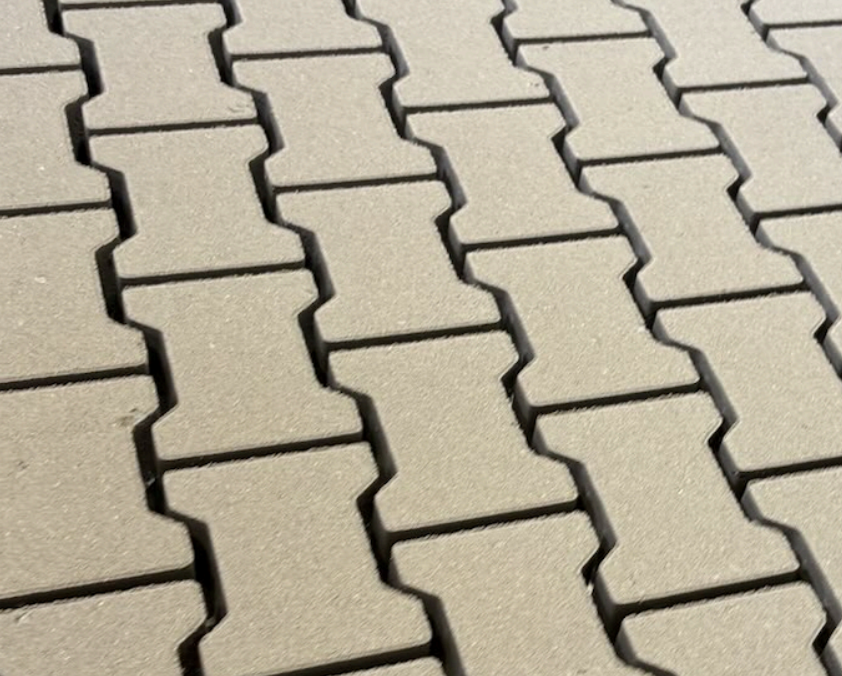
#> input picture src/kostka2.png, 842 x 676 px
$ python zadanie7.py
#> lines starting #> are read from the running program, lines starting #| are printed output that depends on the picture; after the words box and inside, x2 and y2 are one past the last pixel; in counts of white or black regions, pixels touching at a corner belong together; long printed decimals are rounded
# import the necessary packages

import cv2
import imutils
import numpy as np
import pandas as pd


image = cv2.imread('src/kostka2.png')
#> image is the input picture: shape (676, 842, 3); mean B, G, R 150.9, 170, 178.1
#print(image.shape)
#Im wyższa rozdzielczość tym lepsza jakość
new_width=int(image.shape[1]*0.8)
#> new_width = 673
resized = imutils.resize(image, width=new_width)
#print(resized.shape)
ratio = image.shape[0] / float(resized.shape[0])
#> ratio = 1.25

thresh = cv2.threshold(resized, 140, 255, cv2.THRESH_BINARY)[1]
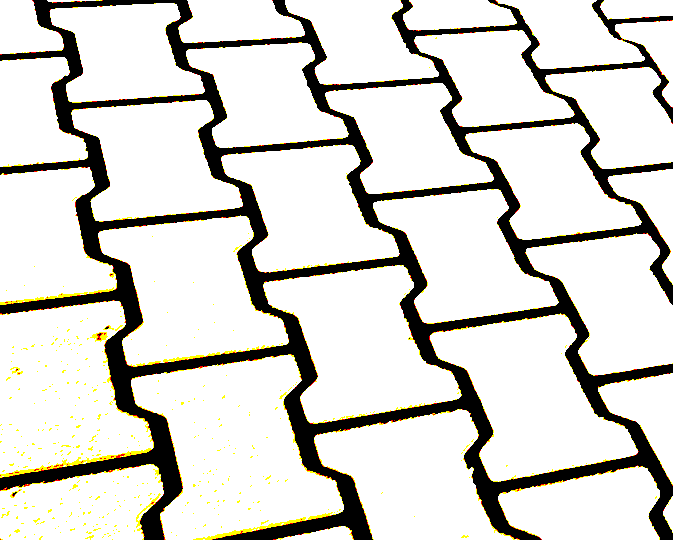
#> thresh: shape (540, 673, 3); mean B, G, R 208.1, 213, 214.2
grey = cv2.cvtColor(thresh, cv2.COLOR_BGR2GRAY)
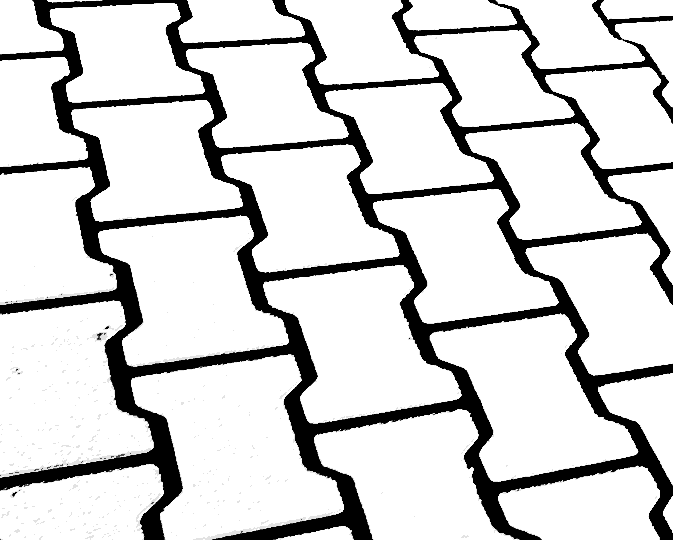
#> grey: shape (540, 673); min 0, max 255, mean 212.8

cnts = cv2.findContours(grey.copy(), cv2.RETR_EXTERNAL, cv2.CHAIN_APPROX_NONE)
#> cnts = 31 contours; largest, box (x1, y1, x2, y2) and area: (131, 354, 344, 540) 24354, (0, 300, 154, 478) 19634, (429, 313, 639, 482) 18764, (263, 265, 462, 424) 18108, (98, 215, 289, 367) 17890
cnts = imutils.grab_contours(cnts)

minimal_px_size = 500
maximum_px_size = 30000
puzzle_counter=0
# loop over the contours

kostki = []

for i, c in enumerate(cnts):

    area = cv2.contourArea(c)
    if (minimal_px_size < area  < maximum_px_size):
    # multiply the contour (x, y)-coordinates by the resize ratio,
    # then draw the contours and the name of the shape on the image


        c = c.astype("float")
        c *= ratio
        c = c.astype("int")
        x, y, w, h = cv2.boundingRect(c)
        resized_area = cv2.contourArea(c)
        puzzle_counter += 1
        (mid_x , mid_y)=(int(x+(w/2)),int(y+(h/2)))


        mask = np.zeros(image.shape[:2], dtype="uint8") # Create mask where white
        cv2.drawContours(mask, [c], -1, 255, -1) # Draw filled contour in mask

        segmented_brick = cv2.bitwise_and(image, image, mask=mask)
        roi = segmented_brick[y:y + h, x:x + w]

        cv2.drawContours(image, [c], -1, (0, 255, 0), 2)

        cv2.putText(image, f"{puzzle_counter}", (mid_x, mid_y), cv2.FONT_HERSHEY_SIMPLEX, fontScale=1, color=(0, 255, 0),
                    thickness=2)
        kostki.append({'id': i, 'width': w, 'height': h, 'area': resized_area})
#> this loop made 31 passes
#> (area, x, y, w, h, resized_area, mid_x, mid_y) on passes 1, 3, 4, 5, 6, 7, 8, 9, 10, 11, 12, 13: (547, 341, 658, 101, 17, 839, 391, 666), (8896.5, 623, 582, 202, 93, 13901, 724, 628), (9500, 0, 580, 205, 95, 14828, 102, 627), (15985.5, 393, 512, 257, 163, 24981.5, 521, 593), (3860, 748, 466, 94, 142, 6103.5, 795, 537), (24354, 163, 443, 267, 232, 38155, 296, 559), (18764, 537, 391, 262, 212, 29392, 668, 497), (19633.5, 0, 375, 192, 223, 30647.5, 96, 486), (18107.5, 329, 331, 249, 199, 28377, 453, 430), (12998.5, 657, 291, 185, 179, 20380.5, 749, 380), (17890.5, 122, 269, 239, 190, 28023.5, 241, 364), (13968, 466, 236, 233, 169, 21890, 582, 320)
#> area on passes 2, 30: 176, 40
#> pass 1, `segmented_brick = cv2.bitwise_and(image, image, mask=mask)`:
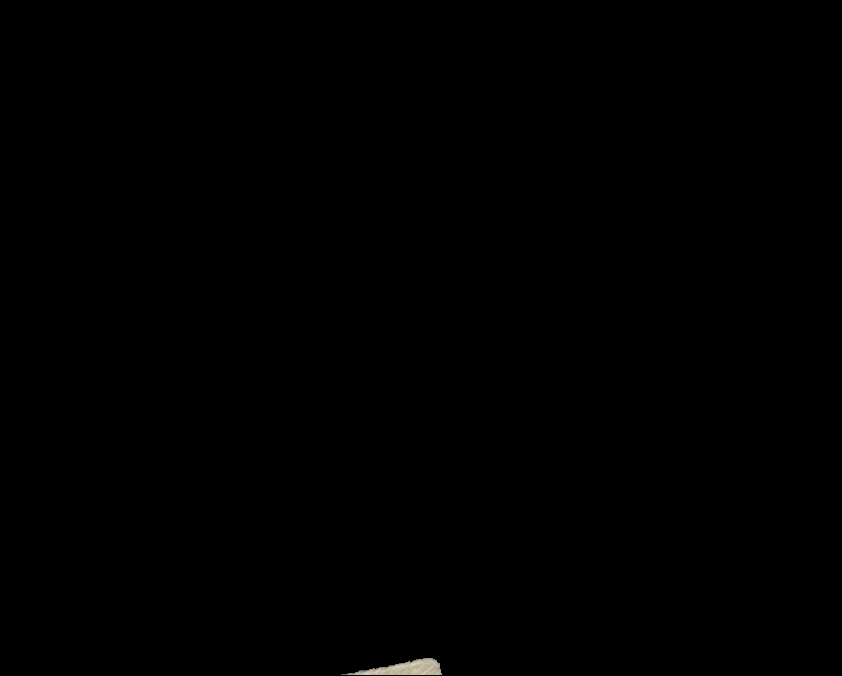
#> segmented_brick: shape (676, 842, 3); mean B, G, R 0.3, 0.3, 0.3
#> pass 3, `segmented_brick = cv2.bitwise_and(image, image, mask=mask)`:
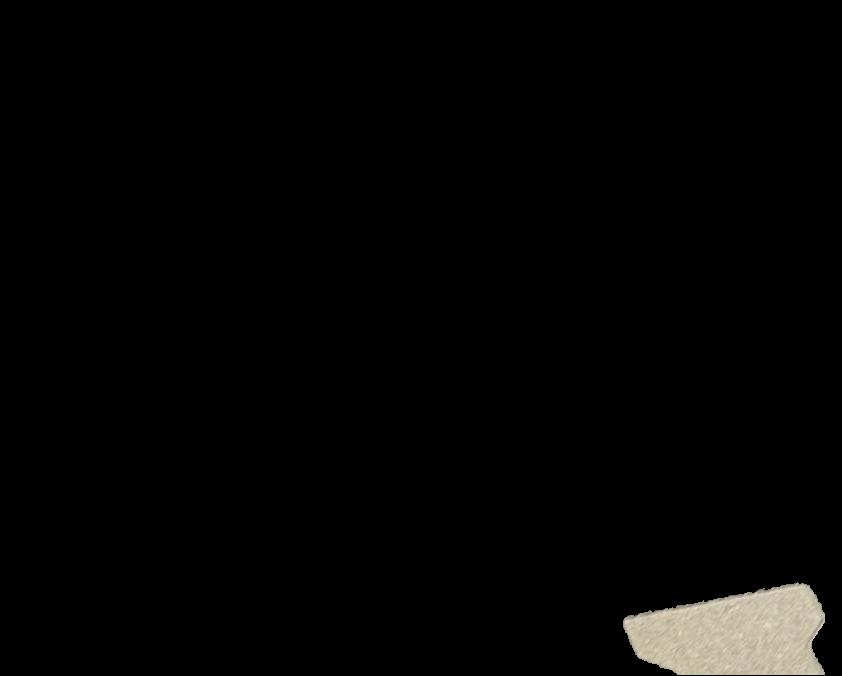
#> segmented_brick: shape (676, 842, 3); mean B, G, R 4.2, 4.7, 5
#> pass 3, `roi = segmented_brick[y:y + h, x:x + w]`:
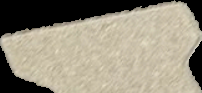
#> roi: shape (93, 202, 3); mean B, G, R 125.9, 143, 150.1
#> after the loop:
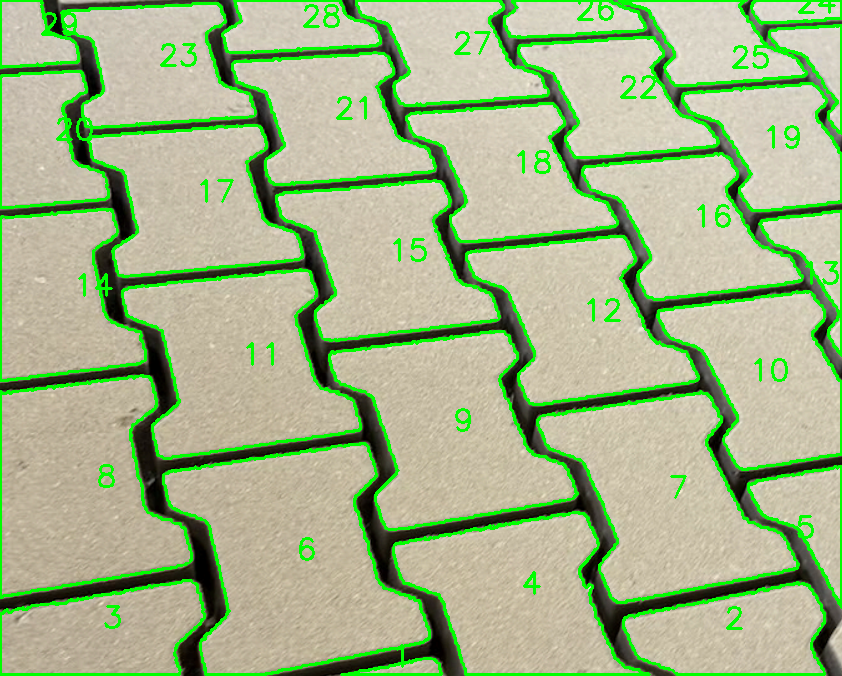
#> image: shape (676, 842, 3); 10.27% of pixels changed, all inside (x1, y1, x2, y2) = (0, 0, 842, 676)
#> after the loop:
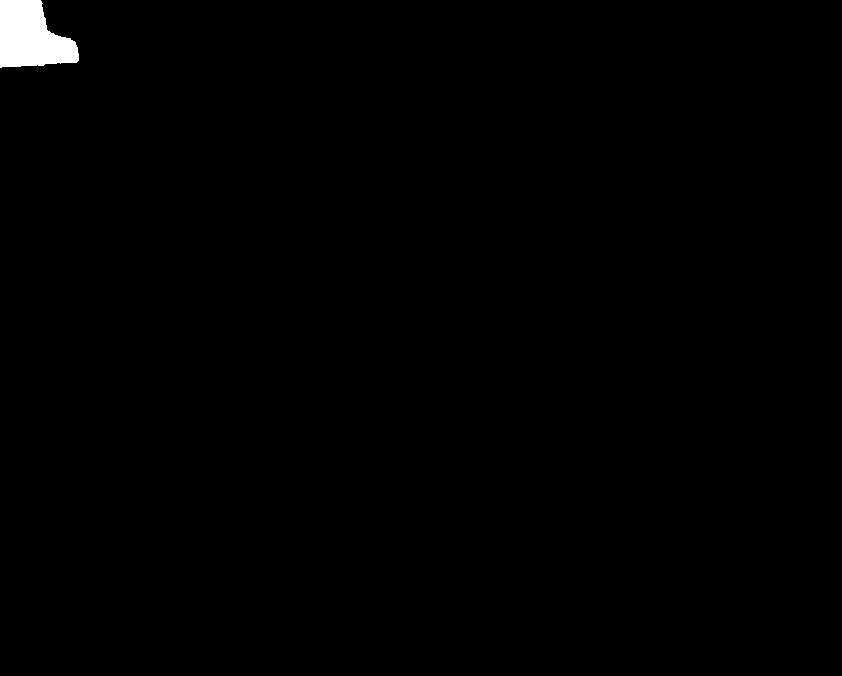
#> mask: shape (676, 842); 0.68% white; 1 white region, box (x1, y1, x2, y2) and area: (0, 0, 79, 68) 3870
#> after the loop, kostki = 29 items; puzzle_counter = 29

df = pd.DataFrame(kostki, columns=['id', 'width', 'height', 'area'])
#> df = table of 29 rows and 4 columns

print(f"Liczba wykrytych kostek: {len(df)}" )
#| Liczba wykrytych kostek: 29
print(f"średnia szerokość: {df['width'].mean()}" )
#| średnia szerokość: 184.241
print(f"średnia wysokość: {df['height'].mean()}" )
#| średnia wysokość: 134.379
print(f"Minimalny rozmiar: {df['area'].min()}" )
#| Minimalny rozmiar: 839.0
print(f"Maksymalny rozmiar: {df['area'].max()}" )
#| Maksymalny rozmiar: 38155.0
# show the output image
cv2.imshow("Image", image)
cv2.waitKey(0)
cv2.destroyAllWindows()
